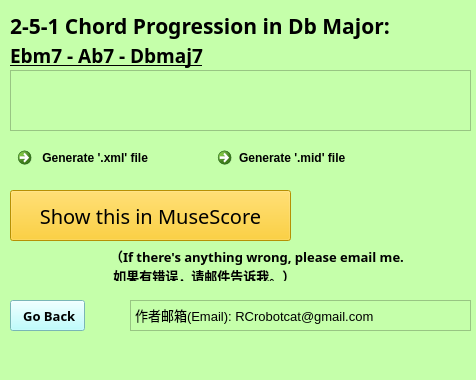
<?xml version="1.0" encoding="UTF-8"?>
<ui version="4.0">
 <class>DbMaj</class>
 <widget class="QMainWindow" name="DbMaj">
  <property name="geometry">
   <rect>
    <x>0</x>
    <y>0</y>
    <width>476</width>
    <height>380</height>
   </rect>
  </property>
  <property name="windowTitle">
   <string>MainWindow</string>
  </property>
  <property name="styleSheet">
   <string notr="true">background-color: rgb(197, 255, 170)</string>
  </property>
  <widget class="QWidget" name="centralwidget">
   <widget class="QPushButton" name="BackButton">
    <property name="geometry">
     <rect>
      <x>10</x>
      <y>300</y>
      <width>75</width>
      <height>31</height>
     </rect>
    </property>
    <property name="font">
     <font>
      <family>Microsoft JhengHei</family>
      <pointsize>10</pointsize>
      <bold>true</bold>
     </font>
    </property>
    <property name="styleSheet">
     <string notr="true">QPushButton
{
    /*背景颜色*/  
    background-color: rgb(170, 255, 255);   
    color:black;
      
}
QPushButton:pressed
{
    
    /*按下时字向右移动4像素*/  
    padding-left:4px;
    /*按下时字向下移动4像素*/  
    padding-top:4px;
}</string>
    </property>
    <property name="text">
     <string> Go Back</string>
    </property>
   </widget>
   <widget class="QCommandLinkButton" name="generate_xml">
    <property name="geometry">
     <rect>
      <x>10</x>
      <y>140</y>
      <width>181</width>
      <height>41</height>
     </rect>
    </property>
    <property name="styleSheet">
     <string notr="true">QCommandLinkButton
{
    /*背景颜色*/  
    background-color: rgb(211, 207, 255);   
    color:black;
      
}
QCommandLinkButton:pressed
{
    
    /*按下时字向右移动4像素*/  
    padding-left:4px;
    /*按下时字向下移动4像素*/  
    padding-top:4px;
}</string>
    </property>
    <property name="text">
     <string> Generate '.xml' file</string>
    </property>
   </widget>
   <widget class="QLabel" name="major_keys_2">
    <property name="geometry">
     <rect>
      <x>10</x>
      <y>40</y>
      <width>381</width>
      <height>31</height>
     </rect>
    </property>
    <property name="font">
     <font>
      <family>Ink Free</family>
      <pointsize>14</pointsize>
      <italic>false</italic>
      <bold>true</bold>
      <underline>true</underline>
     </font>
    </property>
    <property name="text">
     <string>Ebm7 - Ab7 - Dbmaj7</string>
    </property>
   </widget>
   <widget class="QCommandLinkButton" name="generate_mid">
    <property name="geometry">
     <rect>
      <x>210</x>
      <y>140</y>
      <width>181</width>
      <height>41</height>
     </rect>
    </property>
    <property name="styleSheet">
     <string notr="true">QCommandLinkButton
{
    /*背景颜色*/  
    background-color: rgb(211, 207, 255);   
    color:black;
      
}
QCommandLinkButton:pressed
{
    
    /*按下时字向右移动4像素*/  
    padding-left:4px;
    /*按下时字向下移动4像素*/  
    padding-top:4px;
}</string>
    </property>
    <property name="text">
     <string>Generate '.mid' file</string>
    </property>
   </widget>
   <widget class="QTextBrowser" name="textBrowser">
    <property name="geometry">
     <rect>
      <x>130</x>
      <y>300</y>
      <width>341</width>
      <height>31</height>
     </rect>
    </property>
    <property name="html">
     <string>&lt;!DOCTYPE HTML PUBLIC &quot;-//W3C//DTD HTML 4.0//EN&quot; &quot;http://www.w3.org/TR/REC-html40/strict.dtd&quot;&gt;
&lt;html&gt;&lt;head&gt;&lt;meta name=&quot;qrichtext&quot; content=&quot;1&quot; /&gt;&lt;meta charset=&quot;utf-8&quot; /&gt;&lt;style type=&quot;text/css&quot;&gt;
p, li { white-space: pre-wrap; }
hr { height: 1px; border-width: 0; }
li.unchecked::marker { content: &quot;\2610&quot;; }
li.checked::marker { content: &quot;\2612&quot;; }
&lt;/style&gt;&lt;/head&gt;&lt;body style=&quot; font-family:'Microsoft YaHei UI'; font-size:9pt; font-weight:400; font-style:normal;&quot;&gt;
&lt;p style=&quot; margin-top:0px; margin-bottom:0px; margin-left:0px; margin-right:0px; -qt-block-indent:0; text-indent:0px;&quot;&gt;&lt;span style=&quot; font-size:10pt;&quot;&gt;作者邮箱(Email): RCrobotcat@gmail.com&lt;/span&gt;&lt;/p&gt;&lt;/body&gt;&lt;/html&gt;</string>
    </property>
   </widget>
   <widget class="QLabel" name="major_keys">
    <property name="geometry">
     <rect>
      <x>10</x>
      <y>10</y>
      <width>381</width>
      <height>31</height>
     </rect>
    </property>
    <property name="font">
     <font>
      <family>Baskerville Old Face</family>
      <pointsize>16</pointsize>
      <italic>false</italic>
      <bold>true</bold>
      <underline>false</underline>
     </font>
    </property>
    <property name="text">
     <string>2-5-1 Chord Progression in Db Major: </string>
    </property>
   </widget>
   <widget class="QListView" name="listView">
    <property name="geometry">
     <rect>
      <x>10</x>
      <y>70</y>
      <width>461</width>
      <height>61</height>
     </rect>
    </property>
    <property name="styleSheet">
     <string notr="true">border-image: url(:/Dbmajor.png);</string>
    </property>
   </widget>
   <widget class="QLabel" name="label">
    <property name="geometry">
     <rect>
      <x>110</x>
      <y>250</y>
      <width>361</width>
      <height>31</height>
     </rect>
    </property>
    <property name="font">
     <font>
      <family>新宋体</family>
      <pointsize>10</pointsize>
      <bold>true</bold>
     </font>
    </property>
    <property name="text">
     <string>（If there's anything wrong, please email me.
 如果有错误，请邮件告诉我。）</string>
    </property>
   </widget>
   <widget class="QPushButton" name="showInMuseScore">
    <property name="geometry">
     <rect>
      <x>10</x>
      <y>190</y>
      <width>281</width>
      <height>51</height>
     </rect>
    </property>
    <property name="font">
     <font>
      <family>Eras Bold ITC</family>
      <pointsize>15</pointsize>
     </font>
    </property>
    <property name="styleSheet">
     <string notr="true">QPushButton
{
    /*背景颜色*/  
    background-color: rgb(255, 201, 6);   
    color:black;
      
}
QPushButton:pressed
{
    
    /*按下时字向右移动4像素*/  
    padding-left:4px;
    /*按下时字向下移动4像素*/  
    padding-top:4px;
}</string>
    </property>
    <property name="text">
     <string>Show this in MuseScore</string>
    </property>
   </widget>
  </widget>
  <widget class="QMenuBar" name="menubar">
   <property name="geometry">
    <rect>
     <x>0</x>
     <y>0</y>
     <width>476</width>
     <height>22</height>
    </rect>
   </property>
  </widget>
  <widget class="QStatusBar" name="statusbar"/>
 </widget>
 <resources>
  <include location="251pic/Dbmaj.qrc"/>
 </resources>
 <connections/>
</ui>
